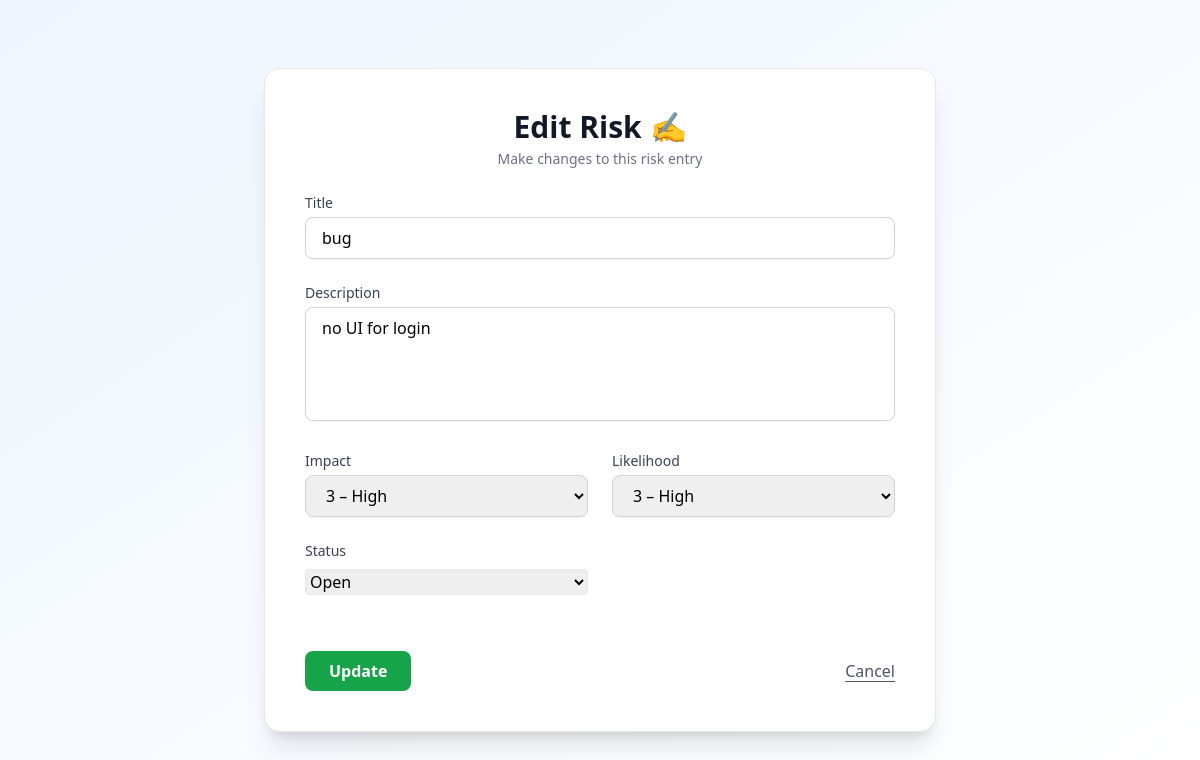
The app's page /edit_risk/5 (signed in) with its own data.
### models.py (models this page shows, shortened)
class Risk(db.Model):
    id = db.Column(db.Integer, primary_key = True)
    title = db.Column(db.String(100), nullable = False)
    description = db.Column(db.Text, nullable = False)
    impact = db.Column(db.Integer, nullable = False)
    likelihood = db.Column(db.Integer, nullable = False)
    owner_id = db.Column(db.Integer, db.ForeignKey('user.id'),nullable = False)
    created_at = db.Column(db.DateTime, default = datetime.utcnow)
    updated_at = db.Column(db.DateTime, default = datetime.utcnow, onupdate = datetime.utcnow)
    status = db.Column(db.String(20), nullable=False, default="Open")
    treatment_plan = db.Column(db.Text, nullable=True)

### app.py (the view, shortened to what this page needs)
@app.route('/edit_risk/<int:risk_id>', methods = ['GET' , 'POST'])
@login_required
def edit_risk(risk_id):
    risk = Risk.query.get_or_404(risk_id)
    if risk.owner_id != current_user.id:
        flash('Unauthorized access','Danger')
        return redirect(url_for('dashboard'))
    return render_template('edit_risk.html', risk = risk)

### app.py (called while the page is built)
@login_manager.user_loader
def load_user(user_id):
    with db.session() as session:  # Use an explicit session
        return session.get(User, int(user_id))

### templates/edit_risk.html (shortened to what this page needs)
<!DOCTYPE html>
<html lang="en">
<head>
  <script src="https://cdn.tailwindcss.com"></script>
</head>
<body class="bg-gradient-to-br from-blue-50 to-white min-h-screen flex items-center justify-center px-4">
  <div class="w-full max-w-2xl bg-white rounded-2xl shadow-xl p-8 sm:p-10 border border-gray-200">
    <div class="text-center mb-6">
      <h2 class="text-3xl font-extrabold text-gray-900">Edit Risk ✍️</h2>
      <p class="text-sm text-gray-500 mt-1">Make changes to this risk entry</p>
    </div>
    <form method="POST" class="space-y-6">
      <div>
        <label for="title" class="block text-sm font-medium text-gray-700">Title</label>
        <input type="text" name="title" value="{{ risk.title }}" required
               class="mt-1 w-full px-4 py-2 border border-gray-300 rounded-lg shadow-sm focus:outline-none focus:ring-2 focus:ring-blue-500 transition" />
      </div>
      <div>
        <label for="description" class="block text-sm font-medium text-gray-700">Description</label>
        <textarea name="description" required rows="4"
                  class="mt-1 w-full px-4 py-2 border border-gray-300 rounded-lg shadow-sm resize-none focus:outline-none focus:ring-2 focus:ring-blue-500 transition">{{ risk.description }}</textarea>
      </div>
      <div class="grid grid-cols-1 sm:grid-cols-2 gap-6">
        <div>
          <label for="impact" class="block text-sm font-medium text-gray-700">Impact</label>
          <select name="impact" required
                  class="mt-1 w-full px-4 py-2 border border-gray-300 rounded-lg shadow-sm focus:outline-none focus:ring-2 focus:ring-blue-500 transition">
            <option value="3" {% if risk.impact == 3 %}selected{% endif %}>3 – High</option>
          </select>
        </div>
        <div>
          <label for="likelihood" class="block text-sm font-medium text-gray-700">Likelihood</label>
          <select name="likelihood" required
                  class="mt-1 w-full px-4 py-2 border border-gray-300 rounded-lg shadow-sm focus:outline-none focus:ring-2 focus:ring-blue-500 transition">
            <option value="3" {% if risk.likelihood == 3 %}selected{% endif %}>3 – High</option>
          </select>
        </div>
        <div class="mb-4">
          <label for="status" class="block mb-2 text-sm font-medium text-gray-700">Status</label>
          <select id="status" name="status" class="form-select mt-1 block w-full border rounded">
            <option value="Open" {% if risk.status == 'Open' %}selected{% endif %}>Open</option>
          </select>
        </div>
      </div>
      <div class="flex justify-between items-center pt-4">
        <button type="submit"
                class="bg-green-600 hover:bg-green-700 text-white px-6 py-2 rounded-lg font-semibold transition">
          Update
        </button>
        <a href="{{ url_for('dashboard') }}"
           class="text-gray-600 hover:text-gray-800 font-medium underline underline-offset-4">
          Cancel
        </a>
      </div>
    </form>
  </div>
</body>
</html>

### records on screen
Risk: title "bug", description "no UI for login", impact "3 – High", likelihood "3 – High", status "Open"
